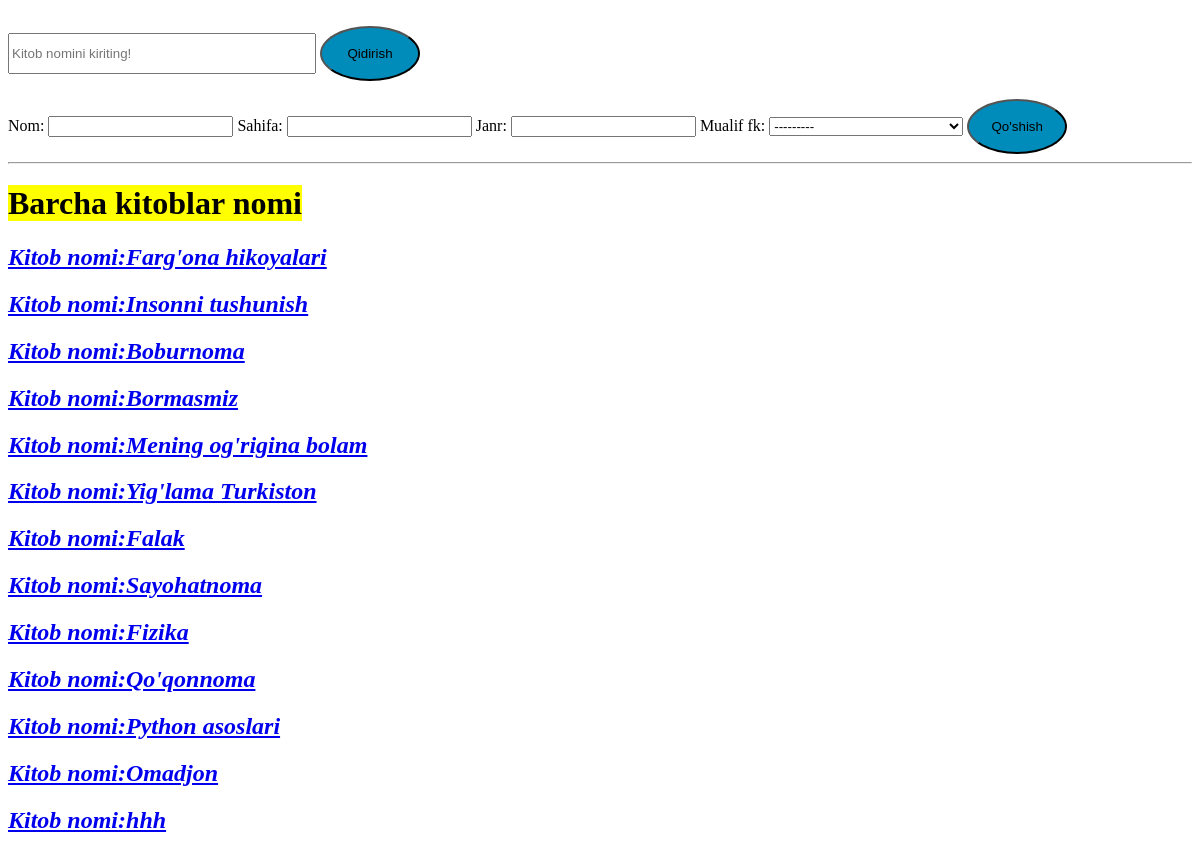
The app's page /kitoblar/ with its own data.
### asosiy/models.py (models this page shows, shortened)
class Kitob(models.Model):
    nom=models.CharField(max_length=30)
    sahifa=models.SmallIntegerField()
    mualif_fk=models.ForeignKey(Muallif,on_delete=models.CASCADE)
    janr=models.CharField(max_length=20)

### asosiy/views.py (the view)
# urls.py: path('kitoblar/',kitoblar),
def kitoblar(request):
    if request.method=='POST':
        forma=KitobForm(request.POST)
        if forma.is_valid():
            forma.save()
        return redirect('/kitoblar/')
    nom=request.GET.get('nom')
    if nom is None or nom=='':
        data1=Kitob.objects.all()
    else:
        data1=Kitob.objects.filter(nom__contains=nom)
    data={'kitoblar':data1,
          'muallif':Muallif.objects.all(),
          'forma':KitobForm()
          }
    return render(request,'kitoblar.html',data)

### asosiy/forms.py
class KitobForm(forms.ModelForm):
    class Meta:
        model=Kitob
        fields=('nom','sahifa','janr','mualif_fk')  # ('__all__')

### asosiy/models.py (called while the page is built)
    def __str__(self):
        return f'{self.ism}'

### templates/kitoblar.html (shortened to what this page needs)
<!DOCTYPE html>
<html lang="en">
<head>
</head>
<body>
<br>
<form method="get">
  <input type="text" name="nom" class="aa" placeholder="Kitob nomini kiriting!">
    <button type="submit" class="bb">Qidirish</button>
</form>
<br>
<form method="post" action="/kitoblar/">{% csrf_token%}
    {{forma}}
    <button type="submit" class="bb">Qo'shish</button>
</form>
<hr>
<h1><mark>Barcha kitoblar nomi</mark></h1>
{% for i in kitoblar%}
<a href="/one_kitob/"><h2><i>Kitob nomi:{{i.nom}}</i></h2></a>
{%endfor%}
</body>
</html>

### templates/kitoblar.html (style rules this page uses)
.aa { width: 300px; height: 35px; }
.bb { width: 100px; height: 55px; background-color: #008CBA; border-radius: 50%; transition: 0.2s; }

### records on screen
Kitob: nom "Farg'ona hikoyalari"
Kitob: nom "Insonni tushunish"
Kitob: nom "Boburnoma"
Kitob: nom "Bormasmiz"
Kitob: nom "Mening og'rigina bolam"
Kitob: nom "Yig'lama Turkiston"
Kitob: nom "Falak"
Kitob: nom "Sayohatnoma"
Kitob: nom "Fizika"
Kitob: nom "Qo'qonnoma"
Kitob: nom "Python asoslari"
Kitob: nom "Omadjon"
Kitob: nom "hhh"
